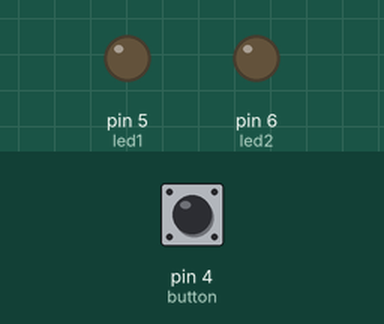
Recording of a sketch running on a simulated Arduino Uno, built with avr-gcc and run on an emulated ATmega328P. Shown: output pins drawn as LEDs (lit = HIGH). Dashed ring = blinking. The inputs (shaded band) are chosen by the test bench; at power-on: pin 4 (button) LOW.

Above: at 1.2 s.
1.3 s: pin 4 (button) pulled HIGH for 3.2 s
At 4.6 s:
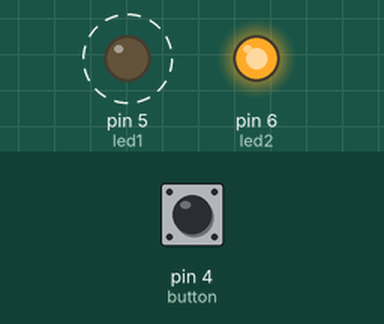
6.0 s: pin 4 (button) pulled HIGH for 0.15 s
At 7.1 s:
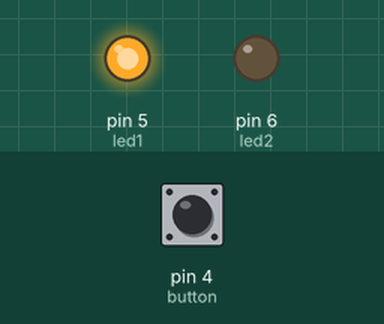
7.6 s: pin 4 (button) pulled HIGH for 1 s
At 8.3 s:
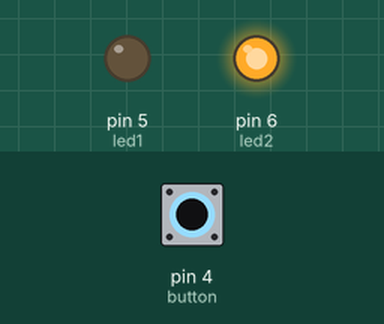
Timing chart, 0 to 10.6 s (numbered marks = the images above; inputs shaded):
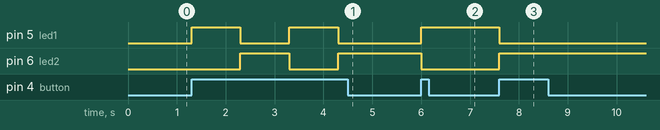

The sketch:

_2LedBlink.ino
```cpp
#define button 4
#define led1 5
#define led2 6
#define buttonPress digitalRead(button)
#define led1On digitalWrite(led1, HIGH)
#define led1Off digitalWrite(led1, LOW)
#define led2On digitalWrite(led2, HIGH)
#define led2Off digitalWrite(led2, LOW)
#define led1State digitalRead(led1)
#define led2State digitalRead(led2)

void setup() {
  // put your setup code here, to run once:
  pinMode(button, INPUT);
  pinMode(led1, OUTPUT);
  pinMode(led2, OUTPUT);
  Serial.begin(9600);
}
void loop() {
  // put your main code here, to run repeatedly:
  if(buttonPress)
    if(led1State){
      led1Off;
      led2On;
      delay(1000);
      }
     else {
       led2Off;
       led1On;
       delay(1000);
       }
}
```

Measured:
- after the input at 1.3 s, pin 5 (led1): alternates HIGH for 1.0 s and LOW for 1.0 s, starting at once; pin 6 (led2): LOW → HIGH after 1.0 s, → LOW 1.0 s later, → HIGH 1.0 s later
- after the input at 6.0 s, pin 5 (led1): LOW → HIGH at once; pin 6 (led2): HIGH → LOW at once
- after the input at 7.6 s, pin 5 (led1): HIGH → LOW at once; pin 6 (led2): LOW → HIGH at once
